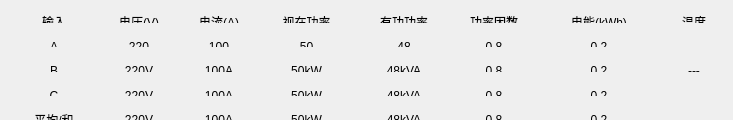
<?xml version="1.0" encoding="UTF-8"?>
<ui version="4.0">
 <class>BoxTotalWid</class>
 <widget class="QWidget" name="BoxTotalWid">
  <property name="geometry">
   <rect>
    <x>0</x>
    <y>0</y>
    <width>717</width>
    <height>120</height>
   </rect>
  </property>
  <property name="minimumSize">
   <size>
    <width>0</width>
    <height>25</height>
   </size>
  </property>
  <property name="windowTitle">
   <string>Form</string>
  </property>
  <layout class="QGridLayout" name="gridLayout">
   <property name="leftMargin">
    <number>0</number>
   </property>
   <property name="topMargin">
    <number>0</number>
   </property>
   <property name="rightMargin">
    <number>0</number>
   </property>
   <property name="bottomMargin">
    <number>0</number>
   </property>
   <property name="horizontalSpacing">
    <number>0</number>
   </property>
   <property name="verticalSpacing">
    <number>2</number>
   </property>
   <item row="4" column="0">
    <widget class="QWidget" name="AllWid" native="true">
     <layout class="QHBoxLayout" name="horizontalLayout_5">
      <property name="spacing">
       <number>0</number>
      </property>
      <item>
       <widget class="QLabel" name="label_6">
        <property name="minimumSize">
         <size>
          <width>90</width>
          <height>25</height>
         </size>
        </property>
        <property name="maximumSize">
         <size>
          <width>90</width>
          <height>16777215</height>
         </size>
        </property>
        <property name="text">
         <string>平均/和</string>
        </property>
        <property name="alignment">
         <set>Qt::AlignCenter</set>
        </property>
       </widget>
      </item>
      <item>
       <widget class="QLabel" name="volH">
        <property name="minimumSize">
         <size>
          <width>80</width>
          <height>25</height>
         </size>
        </property>
        <property name="maximumSize">
         <size>
          <width>80</width>
          <height>16777215</height>
         </size>
        </property>
        <property name="text">
         <string>220V</string>
        </property>
        <property name="alignment">
         <set>Qt::AlignCenter</set>
        </property>
       </widget>
      </item>
      <item>
       <widget class="QLabel" name="curH">
        <property name="minimumSize">
         <size>
          <width>80</width>
          <height>25</height>
         </size>
        </property>
        <property name="maximumSize">
         <size>
          <width>80</width>
          <height>16777215</height>
         </size>
        </property>
        <property name="layoutDirection">
         <enum>Qt::LeftToRight</enum>
        </property>
        <property name="text">
         <string>100A</string>
        </property>
        <property name="alignment">
         <set>Qt::AlignCenter</set>
        </property>
       </widget>
      </item>
      <item>
       <widget class="QLabel" name="tApPowH">
        <property name="minimumSize">
         <size>
          <width>95</width>
          <height>25</height>
         </size>
        </property>
        <property name="maximumSize">
         <size>
          <width>95</width>
          <height>16777215</height>
         </size>
        </property>
        <property name="text">
         <string>50kW</string>
        </property>
        <property name="alignment">
         <set>Qt::AlignCenter</set>
        </property>
       </widget>
      </item>
      <item>
       <widget class="QLabel" name="tPowH">
        <property name="minimumSize">
         <size>
          <width>100</width>
          <height>25</height>
         </size>
        </property>
        <property name="maximumSize">
         <size>
          <width>100</width>
          <height>16777215</height>
         </size>
        </property>
        <property name="text">
         <string>48kVA</string>
        </property>
        <property name="alignment">
         <set>Qt::AlignCenter</set>
        </property>
       </widget>
      </item>
      <item>
       <widget class="QLabel" name="tPfH">
        <property name="minimumSize">
         <size>
          <width>80</width>
          <height>25</height>
         </size>
        </property>
        <property name="maximumSize">
         <size>
          <width>80</width>
          <height>16777215</height>
         </size>
        </property>
        <property name="text">
         <string>0.8</string>
        </property>
        <property name="alignment">
         <set>Qt::AlignCenter</set>
        </property>
       </widget>
      </item>
      <item>
       <widget class="QLabel" name="tEleH">
        <property name="minimumSize">
         <size>
          <width>130</width>
          <height>25</height>
         </size>
        </property>
        <property name="maximumSize">
         <size>
          <width>130</width>
          <height>16777215</height>
         </size>
        </property>
        <property name="text">
         <string>0.2</string>
        </property>
        <property name="alignment">
         <set>Qt::AlignCenter</set>
        </property>
       </widget>
      </item>
      <item>
       <widget class="QLabel" name="temH">
        <property name="minimumSize">
         <size>
          <width>60</width>
          <height>25</height>
         </size>
        </property>
        <property name="maximumSize">
         <size>
          <width>60</width>
          <height>16777215</height>
         </size>
        </property>
        <property name="text">
         <string>---</string>
        </property>
        <property name="alignment">
         <set>Qt::AlignCenter</set>
        </property>
       </widget>
      </item>
     </layout>
    </widget>
   </item>
   <item row="3" column="0">
    <widget class="QWidget" name="CWid" native="true">
     <layout class="QHBoxLayout" name="horizontalLayout_4">
      <property name="spacing">
       <number>0</number>
      </property>
      <item>
       <widget class="QLabel" name="label_5">
        <property name="minimumSize">
         <size>
          <width>90</width>
          <height>25</height>
         </size>
        </property>
        <property name="maximumSize">
         <size>
          <width>90</width>
          <height>16777215</height>
         </size>
        </property>
        <property name="text">
         <string>C</string>
        </property>
        <property name="alignment">
         <set>Qt::AlignCenter</set>
        </property>
       </widget>
      </item>
      <item>
       <widget class="QLabel" name="volC">
        <property name="minimumSize">
         <size>
          <width>80</width>
          <height>25</height>
         </size>
        </property>
        <property name="maximumSize">
         <size>
          <width>80</width>
          <height>16777215</height>
         </size>
        </property>
        <property name="text">
         <string>220V</string>
        </property>
        <property name="alignment">
         <set>Qt::AlignCenter</set>
        </property>
       </widget>
      </item>
      <item>
       <widget class="QLabel" name="curC">
        <property name="minimumSize">
         <size>
          <width>80</width>
          <height>25</height>
         </size>
        </property>
        <property name="maximumSize">
         <size>
          <width>80</width>
          <height>16777215</height>
         </size>
        </property>
        <property name="layoutDirection">
         <enum>Qt::LeftToRight</enum>
        </property>
        <property name="text">
         <string>100A</string>
        </property>
        <property name="alignment">
         <set>Qt::AlignCenter</set>
        </property>
       </widget>
      </item>
      <item>
       <widget class="QLabel" name="tApPowC">
        <property name="minimumSize">
         <size>
          <width>95</width>
          <height>25</height>
         </size>
        </property>
        <property name="maximumSize">
         <size>
          <width>95</width>
          <height>16777215</height>
         </size>
        </property>
        <property name="text">
         <string>50kW</string>
        </property>
        <property name="alignment">
         <set>Qt::AlignCenter</set>
        </property>
       </widget>
      </item>
      <item>
       <widget class="QLabel" name="tPowC">
        <property name="minimumSize">
         <size>
          <width>100</width>
          <height>25</height>
         </size>
        </property>
        <property name="maximumSize">
         <size>
          <width>100</width>
          <height>16777215</height>
         </size>
        </property>
        <property name="text">
         <string>48kVA</string>
        </property>
        <property name="alignment">
         <set>Qt::AlignCenter</set>
        </property>
       </widget>
      </item>
      <item>
       <widget class="QLabel" name="tPfC">
        <property name="minimumSize">
         <size>
          <width>80</width>
          <height>25</height>
         </size>
        </property>
        <property name="maximumSize">
         <size>
          <width>80</width>
          <height>16777215</height>
         </size>
        </property>
        <property name="text">
         <string>0.8</string>
        </property>
        <property name="alignment">
         <set>Qt::AlignCenter</set>
        </property>
       </widget>
      </item>
      <item>
       <widget class="QLabel" name="tEleC">
        <property name="minimumSize">
         <size>
          <width>130</width>
          <height>25</height>
         </size>
        </property>
        <property name="maximumSize">
         <size>
          <width>130</width>
          <height>16777215</height>
         </size>
        </property>
        <property name="text">
         <string>0.2</string>
        </property>
        <property name="alignment">
         <set>Qt::AlignCenter</set>
        </property>
       </widget>
      </item>
      <item>
       <widget class="QLabel" name="temC">
        <property name="minimumSize">
         <size>
          <width>60</width>
          <height>25</height>
         </size>
        </property>
        <property name="maximumSize">
         <size>
          <width>60</width>
          <height>16777215</height>
         </size>
        </property>
        <property name="text">
         <string>---</string>
        </property>
        <property name="alignment">
         <set>Qt::AlignCenter</set>
        </property>
       </widget>
      </item>
     </layout>
    </widget>
   </item>
   <item row="2" column="0">
    <widget class="QWidget" name="BWid" native="true">
     <layout class="QHBoxLayout" name="horizontalLayout_3">
      <property name="spacing">
       <number>0</number>
      </property>
      <item>
       <widget class="QLabel" name="label_3">
        <property name="minimumSize">
         <size>
          <width>90</width>
          <height>25</height>
         </size>
        </property>
        <property name="maximumSize">
         <size>
          <width>90</width>
          <height>16777215</height>
         </size>
        </property>
        <property name="text">
         <string>B</string>
        </property>
        <property name="alignment">
         <set>Qt::AlignCenter</set>
        </property>
       </widget>
      </item>
      <item>
       <widget class="QLabel" name="volB">
        <property name="minimumSize">
         <size>
          <width>80</width>
          <height>25</height>
         </size>
        </property>
        <property name="maximumSize">
         <size>
          <width>80</width>
          <height>16777215</height>
         </size>
        </property>
        <property name="text">
         <string>220V</string>
        </property>
        <property name="alignment">
         <set>Qt::AlignCenter</set>
        </property>
       </widget>
      </item>
      <item>
       <widget class="QLabel" name="curB">
        <property name="minimumSize">
         <size>
          <width>80</width>
          <height>25</height>
         </size>
        </property>
        <property name="maximumSize">
         <size>
          <width>80</width>
          <height>16777215</height>
         </size>
        </property>
        <property name="layoutDirection">
         <enum>Qt::LeftToRight</enum>
        </property>
        <property name="text">
         <string>100A</string>
        </property>
        <property name="alignment">
         <set>Qt::AlignCenter</set>
        </property>
       </widget>
      </item>
      <item>
       <widget class="QLabel" name="tApPowB">
        <property name="minimumSize">
         <size>
          <width>95</width>
          <height>25</height>
         </size>
        </property>
        <property name="maximumSize">
         <size>
          <width>95</width>
          <height>16777215</height>
         </size>
        </property>
        <property name="text">
         <string>50kW</string>
        </property>
        <property name="alignment">
         <set>Qt::AlignCenter</set>
        </property>
       </widget>
      </item>
      <item>
       <widget class="QLabel" name="tPowB">
        <property name="minimumSize">
         <size>
          <width>100</width>
          <height>25</height>
         </size>
        </property>
        <property name="maximumSize">
         <size>
          <width>100</width>
          <height>16777215</height>
         </size>
        </property>
        <property name="text">
         <string>48kVA</string>
        </property>
        <property name="alignment">
         <set>Qt::AlignCenter</set>
        </property>
       </widget>
      </item>
      <item>
       <widget class="QLabel" name="tPfB">
        <property name="minimumSize">
         <size>
          <width>80</width>
          <height>25</height>
         </size>
        </property>
        <property name="maximumSize">
         <size>
          <width>80</width>
          <height>16777215</height>
         </size>
        </property>
        <property name="text">
         <string>0.8</string>
        </property>
        <property name="alignment">
         <set>Qt::AlignCenter</set>
        </property>
       </widget>
      </item>
      <item>
       <widget class="QLabel" name="tEleB">
        <property name="minimumSize">
         <size>
          <width>130</width>
          <height>25</height>
         </size>
        </property>
        <property name="maximumSize">
         <size>
          <width>130</width>
          <height>16777215</height>
         </size>
        </property>
        <property name="text">
         <string>0.2</string>
        </property>
        <property name="alignment">
         <set>Qt::AlignCenter</set>
        </property>
       </widget>
      </item>
      <item>
       <widget class="QLabel" name="temB">
        <property name="minimumSize">
         <size>
          <width>60</width>
          <height>25</height>
         </size>
        </property>
        <property name="maximumSize">
         <size>
          <width>60</width>
          <height>16777215</height>
         </size>
        </property>
        <property name="text">
         <string>---</string>
        </property>
        <property name="alignment">
         <set>Qt::AlignCenter</set>
        </property>
       </widget>
      </item>
     </layout>
    </widget>
   </item>
   <item row="1" column="0">
    <widget class="QWidget" name="AWid" native="true">
     <layout class="QHBoxLayout" name="horizontalLayout_2">
      <property name="spacing">
       <number>0</number>
      </property>
      <item>
       <widget class="QLabel" name="label_2">
        <property name="minimumSize">
         <size>
          <width>90</width>
          <height>25</height>
         </size>
        </property>
        <property name="maximumSize">
         <size>
          <width>90</width>
          <height>16777215</height>
         </size>
        </property>
        <property name="text">
         <string>A</string>
        </property>
        <property name="alignment">
         <set>Qt::AlignCenter</set>
        </property>
       </widget>
      </item>
      <item>
       <widget class="QLabel" name="volA">
        <property name="minimumSize">
         <size>
          <width>80</width>
          <height>25</height>
         </size>
        </property>
        <property name="maximumSize">
         <size>
          <width>80</width>
          <height>16777215</height>
         </size>
        </property>
        <property name="text">
         <string>220</string>
        </property>
        <property name="alignment">
         <set>Qt::AlignCenter</set>
        </property>
       </widget>
      </item>
      <item>
       <widget class="QLabel" name="curA">
        <property name="minimumSize">
         <size>
          <width>80</width>
          <height>25</height>
         </size>
        </property>
        <property name="maximumSize">
         <size>
          <width>80</width>
          <height>16777215</height>
         </size>
        </property>
        <property name="layoutDirection">
         <enum>Qt::LeftToRight</enum>
        </property>
        <property name="text">
         <string>100</string>
        </property>
        <property name="alignment">
         <set>Qt::AlignCenter</set>
        </property>
       </widget>
      </item>
      <item>
       <widget class="QLabel" name="tApPowA">
        <property name="minimumSize">
         <size>
          <width>95</width>
          <height>25</height>
         </size>
        </property>
        <property name="maximumSize">
         <size>
          <width>95</width>
          <height>16777215</height>
         </size>
        </property>
        <property name="text">
         <string>50</string>
        </property>
        <property name="alignment">
         <set>Qt::AlignCenter</set>
        </property>
       </widget>
      </item>
      <item>
       <widget class="QLabel" name="tPowA">
        <property name="minimumSize">
         <size>
          <width>100</width>
          <height>25</height>
         </size>
        </property>
        <property name="maximumSize">
         <size>
          <width>100</width>
          <height>16777215</height>
         </size>
        </property>
        <property name="text">
         <string>48</string>
        </property>
        <property name="alignment">
         <set>Qt::AlignCenter</set>
        </property>
       </widget>
      </item>
      <item>
       <widget class="QLabel" name="tPfA">
        <property name="minimumSize">
         <size>
          <width>80</width>
          <height>25</height>
         </size>
        </property>
        <property name="maximumSize">
         <size>
          <width>80</width>
          <height>16777215</height>
         </size>
        </property>
        <property name="text">
         <string>0.8</string>
        </property>
        <property name="alignment">
         <set>Qt::AlignCenter</set>
        </property>
       </widget>
      </item>
      <item>
       <widget class="QLabel" name="tEleA">
        <property name="minimumSize">
         <size>
          <width>130</width>
          <height>25</height>
         </size>
        </property>
        <property name="maximumSize">
         <size>
          <width>130</width>
          <height>16777215</height>
         </size>
        </property>
        <property name="text">
         <string>0.2</string>
        </property>
        <property name="alignment">
         <set>Qt::AlignCenter</set>
        </property>
       </widget>
      </item>
      <item>
       <widget class="QLabel" name="temA">
        <property name="minimumSize">
         <size>
          <width>60</width>
          <height>25</height>
         </size>
        </property>
        <property name="maximumSize">
         <size>
          <width>60</width>
          <height>16777215</height>
         </size>
        </property>
        <property name="text">
         <string>---</string>
        </property>
        <property name="alignment">
         <set>Qt::AlignCenter</set>
        </property>
       </widget>
      </item>
     </layout>
    </widget>
   </item>
   <item row="0" column="0">
    <widget class="QWidget" name="TWid" native="true">
     <layout class="QHBoxLayout" name="horizontalLayout">
      <property name="spacing">
       <number>0</number>
      </property>
      <item>
       <widget class="QLabel" name="label">
        <property name="minimumSize">
         <size>
          <width>90</width>
          <height>25</height>
         </size>
        </property>
        <property name="maximumSize">
         <size>
          <width>90</width>
          <height>16777215</height>
         </size>
        </property>
        <property name="text">
         <string>输入</string>
        </property>
        <property name="alignment">
         <set>Qt::AlignCenter</set>
        </property>
       </widget>
      </item>
      <item>
       <widget class="QLabel" name="label_11">
        <property name="minimumSize">
         <size>
          <width>80</width>
          <height>25</height>
         </size>
        </property>
        <property name="maximumSize">
         <size>
          <width>80</width>
          <height>16777215</height>
         </size>
        </property>
        <property name="text">
         <string>电压(V)</string>
        </property>
        <property name="alignment">
         <set>Qt::AlignCenter</set>
        </property>
       </widget>
      </item>
      <item>
       <widget class="QLabel" name="label_4">
        <property name="minimumSize">
         <size>
          <width>80</width>
          <height>25</height>
         </size>
        </property>
        <property name="maximumSize">
         <size>
          <width>80</width>
          <height>16777215</height>
         </size>
        </property>
        <property name="text">
         <string>电流(A)</string>
        </property>
        <property name="alignment">
         <set>Qt::AlignCenter</set>
        </property>
       </widget>
      </item>
      <item>
       <widget class="QLabel" name="label_9">
        <property name="minimumSize">
         <size>
          <width>95</width>
          <height>25</height>
         </size>
        </property>
        <property name="maximumSize">
         <size>
          <width>95</width>
          <height>16777215</height>
         </size>
        </property>
        <property name="text">
         <string>视在功率</string>
        </property>
        <property name="alignment">
         <set>Qt::AlignCenter</set>
        </property>
       </widget>
      </item>
      <item>
       <widget class="QLabel" name="label_10">
        <property name="minimumSize">
         <size>
          <width>100</width>
          <height>25</height>
         </size>
        </property>
        <property name="maximumSize">
         <size>
          <width>100</width>
          <height>16777215</height>
         </size>
        </property>
        <property name="text">
         <string>有功功率</string>
        </property>
        <property name="alignment">
         <set>Qt::AlignCenter</set>
        </property>
       </widget>
      </item>
      <item>
       <widget class="QLabel" name="label_7">
        <property name="minimumSize">
         <size>
          <width>80</width>
          <height>25</height>
         </size>
        </property>
        <property name="maximumSize">
         <size>
          <width>80</width>
          <height>16777215</height>
         </size>
        </property>
        <property name="text">
         <string>功率因数</string>
        </property>
        <property name="alignment">
         <set>Qt::AlignCenter</set>
        </property>
       </widget>
      </item>
      <item>
       <widget class="QLabel" name="label_8">
        <property name="minimumSize">
         <size>
          <width>130</width>
          <height>25</height>
         </size>
        </property>
        <property name="maximumSize">
         <size>
          <width>130</width>
          <height>16777215</height>
         </size>
        </property>
        <property name="text">
         <string>电能(kWh)</string>
        </property>
        <property name="alignment">
         <set>Qt::AlignCenter</set>
        </property>
       </widget>
      </item>
      <item>
       <widget class="QLabel" name="label_12">
        <property name="minimumSize">
         <size>
          <width>60</width>
          <height>25</height>
         </size>
        </property>
        <property name="maximumSize">
         <size>
          <width>60</width>
          <height>16777215</height>
         </size>
        </property>
        <property name="text">
         <string>温度</string>
        </property>
        <property name="alignment">
         <set>Qt::AlignCenter</set>
        </property>
       </widget>
      </item>
     </layout>
    </widget>
   </item>
  </layout>
 </widget>
 <resources/>
 <connections/>
</ui>
